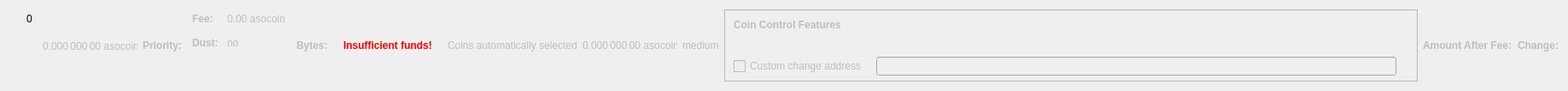
    <widget class="QWidget" name="dummyHideWidget" native="true">
     <property name="maximumSize">
      <size>
       <width>100</width>
       <height>22</height>
      </size>
     </property>
     <layout class="QHBoxLayout" name="dummyHideLayout">
      <item>
       <layout class="QFormLayout" name="formLayoutCoinControl1">
        <property name="horizontalSpacing">
         <number>10</number>
        </property>
        <property name="verticalSpacing">
         <number>14</number>
        </property>
        <property name="leftMargin">
         <number>10</number>
        </property>
        <property name="topMargin">
         <number>4</number>
        </property>
        <property name="rightMargin">
         <number>6</number>
        </property>
        <item row="0" column="1">
         <widget class="QLabel" name="labelCoinControlBytes">
          <property name="cursor">
           <cursorShape>IBeamCursor</cursorShape>
          </property>
          <property name="contextMenuPolicy">
           <enum>Qt::ActionsContextMenu</enum>
          </property>
          <property name="text">
           <string notr="true">0</string>
          </property>
          <property name="textInteractionFlags">
           <set>Qt::LinksAccessibleByMouse|Qt::TextSelectableByKeyboard|Qt::TextSelectableByMouse</set>
          </property>
         </widget>
        </item>
       </layout>
      </item>
      <item>
       <widget class="QLabel" name="labelCoinControlAfterFee">
        <property name="enabled">
         <bool>false</bool>
        </property>
        <property name="sizePolicy">
         <sizepolicy hsizetype="Fixed" vsizetype="Fixed">
          <horstretch>0</horstretch>
          <verstretch>0</verstretch>
         </sizepolicy>
        </property>
        <property name="minimumSize">
         <size>
          <width>111</width>
          <height>12</height>
         </size>
        </property>
        <property name="maximumSize">
         <size>
          <width>111</width>
          <height>12</height>
         </size>
        </property>
        <property name="cursor">
         <cursorShape>IBeamCursor</cursorShape>
        </property>
        <property name="contextMenuPolicy">
         <enum>Qt::ActionsContextMenu</enum>
        </property>
        <property name="text">
         <string notr="true">0.000 000 00 asocoin</string>
        </property>
        <property name="textInteractionFlags">
         <set>Qt::LinksAccessibleByMouse|Qt::TextSelectableByKeyboard|Qt::TextSelectableByMouse</set>
        </property>
       </widget>
      </item>
      <item>
       <widget class="QLabel" name="labelCoinControlPriorityText">
        <property name="enabled">
         <bool>false</bool>
        </property>
        <property name="font">
         <font>
          <weight>75</weight>
          <bold>true</bold>
         </font>
        </property>
        <property name="text">
         <string>Priority:</string>
        </property>
       </widget>
      </item>
      <item>
       <layout class="QHBoxLayout" name="horizontalLayout"/>
      </item>
      <item>
       <layout class="QFormLayout" name="formLayoutCoinControl3">
        <property name="horizontalSpacing">
         <number>10</number>
        </property>
        <property name="verticalSpacing">
         <number>14</number>
        </property>
        <property name="leftMargin">
         <number>6</number>
        </property>
        <property name="topMargin">
         <number>4</number>
        </property>
        <property name="rightMargin">
         <number>6</number>
        </property>
        <item row="0" column="0">
         <widget class="QLabel" name="labelCoinControlFeeText">
          <property name="enabled">
           <bool>false</bool>
          </property>
          <property name="font">
           <font>
            <weight>75</weight>
            <bold>true</bold>
           </font>
          </property>
          <property name="text">
           <string>Fee:</string>
          </property>
          <property name="margin">
           <number>0</number>
          </property>
         </widget>
        </item>
        <item row="0" column="1">
         <widget class="QLabel" name="labelCoinControlFee">
          <property name="enabled">
           <bool>false</bool>
          </property>
          <property name="cursor">
           <cursorShape>IBeamCursor</cursorShape>
          </property>
          <property name="contextMenuPolicy">
           <enum>Qt::ActionsContextMenu</enum>
          </property>
          <property name="text">
           <string notr="true">0.00 asocoin</string>
          </property>
          <property name="textInteractionFlags">
           <set>Qt::LinksAccessibleByMouse|Qt::TextSelectableByKeyboard|Qt::TextSelectableByMouse</set>
          </property>
         </widget>
        </item>
        <item row="1" column="0">
         <widget class="QLabel" name="labelCoinControlLowOutputText">
          <property name="enabled">
           <bool>false</bool>
          </property>
          <property name="font">
           <font>
            <weight>75</weight>
            <bold>true</bold>
           </font>
          </property>
          <property name="text">
           <string>Dust:</string>
          </property>
         </widget>
        </item>
        <item row="1" column="1">
         <widget class="QLabel" name="labelCoinControlLowOutput">
          <property name="enabled">
           <bool>false</bool>
          </property>
          <property name="cursor">
           <cursorShape>IBeamCursor</cursorShape>
          </property>
          <property name="contextMenuPolicy">
           <enum>Qt::ActionsContextMenu</enum>
          </property>
          <property name="text">
           <string>no</string>
          </property>
          <property name="textInteractionFlags">
           <set>Qt::LinksAccessibleByMouse|Qt::TextSelectableByKeyboard|Qt::TextSelectableByMouse</set>
          </property>
         </widget>
        </item>
       </layout>
      </item>
      <item>
       <widget class="QLabel" name="labelCoinControlBytesText">
        <property name="enabled">
         <bool>false</bool>
        </property>
        <property name="font">
         <font>
          <weight>75</weight>
          <bold>true</bold>
         </font>
        </property>
        <property name="text">
         <string>Bytes:</string>
        </property>
       </widget>
      </item>
      <item>
       <layout class="QFormLayout" name="formLayoutCoinControl2">
        <property name="horizontalSpacing">
         <number>10</number>
        </property>
        <property name="verticalSpacing">
         <number>14</number>
        </property>
        <property name="leftMargin">
         <number>6</number>
        </property>
        <property name="topMargin">
         <number>4</number>
        </property>
        <property name="rightMargin">
         <number>6</number>
        </property>
       </layout>
      </item>
      <item>
       <layout class="QHBoxLayout" name="horizontalLayoutCoinControl2">
        <property name="spacing">
         <number>8</number>
        </property>
        <property name="bottomMargin">
         <number>10</number>
        </property>
       </layout>
      </item>
      <item>
       <widget class="QLabel" name="labelCoinControlInsuffFunds">
        <property name="enabled">
         <bool>false</bool>
        </property>
        <property name="minimumSize">
         <size>
          <width>0</width>
          <height>0</height>
         </size>
        </property>
        <property name="font">
         <font>
          <weight>75</weight>
          <bold>true</bold>
         </font>
        </property>
        <property name="styleSheet">
         <string notr="true">color:red;font-weight:bold;</string>
        </property>
        <property name="text">
         <string>Insufficient funds!</string>
        </property>
        <property name="margin">
         <number>5</number>
        </property>
       </widget>
      </item>
      <item>
       <layout class="QFormLayout" name="formLayoutCoinControl4">
        <property name="horizontalSpacing">
         <number>10</number>
        </property>
        <property name="verticalSpacing">
         <number>14</number>
        </property>
        <property name="leftMargin">
         <number>6</number>
        </property>
        <property name="topMargin">
         <number>4</number>
        </property>
        <property name="rightMargin">
         <number>6</number>
        </property>
       </layout>
      </item>
      <item>
       <widget class="QLabel" name="labelCoinControlAutomaticallySelected">
        <property name="enabled">
         <bool>false</bool>
        </property>
        <property name="sizePolicy">
         <sizepolicy hsizetype="Fixed" vsizetype="Fixed">
          <horstretch>0</horstretch>
          <verstretch>0</verstretch>
         </sizepolicy>
        </property>
        <property name="minimumSize">
         <size>
          <width>0</width>
          <height>0</height>
         </size>
        </property>
        <property name="maximumSize">
         <size>
          <width>240</width>
          <height>16777215</height>
         </size>
        </property>
        <property name="text">
         <string>Coins automatically selected</string>
        </property>
        <property name="margin">
         <number>5</number>
        </property>
       </widget>
      </item>
      <item>
       <widget class="QLabel" name="labelCoinControlChange">
        <property name="enabled">
         <bool>false</bool>
        </property>
        <property name="sizePolicy">
         <sizepolicy hsizetype="Fixed" vsizetype="Fixed">
          <horstretch>0</horstretch>
          <verstretch>0</verstretch>
         </sizepolicy>
        </property>
        <property name="minimumSize">
         <size>
          <width>111</width>
          <height>0</height>
         </size>
        </property>
        <property name="maximumSize">
         <size>
          <width>111</width>
          <height>16777215</height>
         </size>
        </property>
        <property name="cursor">
         <cursorShape>IBeamCursor</cursorShape>
        </property>
        <property name="contextMenuPolicy">
         <enum>Qt::ActionsContextMenu</enum>
        </property>
        <property name="text">
         <string notr="true">0.000 000 00 asocoin</string>
        </property>
        <property name="textInteractionFlags">
         <set>Qt::LinksAccessibleByMouse|Qt::TextSelectableByKeyboard|Qt::TextSelectableByMouse</set>
        </property>
       </widget>
      </item>
      <item>
       <widget class="QLabel" name="labelCoinControlPriority">
        <property name="enabled">
         <bool>false</bool>
        </property>
        <property name="cursor">
         <cursorShape>IBeamCursor</cursorShape>
        </property>
        <property name="contextMenuPolicy">
         <enum>Qt::ActionsContextMenu</enum>
        </property>
        <property name="text">
         <string>medium</string>
        </property>
        <property name="textInteractionFlags">
         <set>Qt::LinksAccessibleByMouse|Qt::TextSelectableByKeyboard|Qt::TextSelectableByMouse</set>
        </property>
       </widget>
      </item>
      <item>
       <widget class="QFrame" name="frameCoinControl">
        <property name="sizePolicy">
         <sizepolicy hsizetype="Expanding" vsizetype="Expanding">
          <horstretch>0</horstretch>
          <verstretch>0</verstretch>
         </sizepolicy>
        </property>
        <property name="maximumSize">
         <size>
          <width>16777215</width>
          <height>16777215</height>
         </size>
        </property>
        <property name="frameShape">
         <enum>QFrame::StyledPanel</enum>
        </property>
        <property name="frameShadow">
         <enum>QFrame::Sunken</enum>
        </property>
        <layout class="QVBoxLayout" name="verticalLayoutCoinControl2_2">
         <property name="spacing">
          <number>0</number>
         </property>
         <property name="leftMargin">
          <number>0</number>
         </property>
         <property name="topMargin">
          <number>0</number>
         </property>
         <property name="rightMargin">
          <number>0</number>
         </property>
         <property name="bottomMargin">
          <number>6</number>
         </property>
         <item>
          <layout class="QVBoxLayout" name="verticalLayoutCoinControl" stretch="0,0,0,1">
           <property name="spacing">
            <number>0</number>
           </property>
           <property name="leftMargin">
            <number>10</number>
           </property>
           <property name="topMargin">
            <number>10</number>
           </property>
           <item>
            <layout class="QHBoxLayout" name="horizontalLayoutCoinControl1">
             <property name="bottomMargin">
              <number>15</number>
             </property>
             <item>
              <widget class="QLabel" name="labelCoinControlFeatures">
               <property name="enabled">
                <bool>false</bool>
               </property>
               <property name="sizePolicy">
                <sizepolicy hsizetype="Preferred" vsizetype="Maximum">
                 <horstretch>0</horstretch>
                 <verstretch>0</verstretch>
                </sizepolicy>
               </property>
               <property name="font">
                <font>
                 <weight>75</weight>
                 <bold>true</bold>
                </font>
               </property>
               <property name="styleSheet">
                <string notr="true">font-weight:bold;</string>
               </property>
               <property name="text">
                <string>Coin Control Features</string>
               </property>
              </widget>
             </item>
            </layout>
           </item>
           <item>
            <widget class="QWidget" name="widgetCoinControl" native="true">
             <property name="sizePolicy">
              <sizepolicy hsizetype="Preferred" vsizetype="Preferred">
               <horstretch>0</horstretch>
               <verstretch>0</verstretch>
              </sizepolicy>
             </property>
             <property name="minimumSize">
              <size>
               <width>0</width>
               <height>0</height>
              </size>
             </property>
             <property name="styleSheet">
              <string notr="true"/>
             </property>
             <layout class="QHBoxLayout" name="horizontalLayoutCoinControl5_2">
              <property name="leftMargin">
               <number>0</number>
              </property>
              <property name="topMargin">
               <number>0</number>
              </property>
              <property name="rightMargin">
               <number>0</number>
              </property>
              <property name="bottomMargin">
               <number>0</number>
              </property>
              <item>
               <layout class="QHBoxLayout" name="horizontalLayoutCoinControl3">
                <property name="spacing">
                 <number>20</number>
                </property>
                <property name="topMargin">
                 <number>0</number>
                </property>
                <property name="bottomMargin">
                 <number>10</number>
                </property>
               </layout>
              </item>
             </layout>
            </widget>
           </item>
           <item>
            <layout class="QHBoxLayout" name="horizontalLayoutCoinControl4" stretch="0,0,0">
             <property name="spacing">
              <number>12</number>
             </property>
             <property name="sizeConstraint">
              <enum>QLayout::SetDefaultConstraint</enum>
             </property>
             <property name="topMargin">
              <number>5</number>
             </property>
             <property name="rightMargin">
              <number>5</number>
             </property>
             <item>
              <widget class="QCheckBox" name="checkBoxCoinControlChange">
               <property name="enabled">
                <bool>false</bool>
               </property>
               <property name="toolTip">
                <string>If this is activated, but the change address is empty or invalid, change will be sent to a newly generated address.</string>
               </property>
               <property name="text">
                <string>Custom change address</string>
               </property>
              </widget>
             </item>
             <item>
              <widget class="QValidatedLineEdit" name="lineEditCoinControlChange">
               <property name="enabled">
                <bool>false</bool>
               </property>
               <property name="sizePolicy">
                <sizepolicy hsizetype="Expanding" vsizetype="Fixed">
                 <horstretch>0</horstretch>
                 <verstretch>0</verstretch>
                </sizepolicy>
               </property>
              </widget>
             </item>
             <item>
              <widget class="QLabel" name="labelCoinControlChangeLabel_2">
               <property name="sizePolicy">
                <sizepolicy hsizetype="Preferred" vsizetype="Expanding">
                 <horstretch>0</horstretch>
                 <verstretch>0</verstretch>
                </sizepolicy>
               </property>
               <property name="minimumSize">
                <size>
                 <width>0</width>
                 <height>0</height>
                </size>
               </property>
               <property name="text">
                <string/>
               </property>
               <property name="margin">
                <number>3</number>
               </property>
              </widget>
             </item>
            </layout>
           </item>
           <item>
            <spacer name="verticalSpacerCoinControl">
             <property name="orientation">
              <enum>Qt::Vertical</enum>
             </property>
             <property name="sizeHint" stdset="0">
              <size>
               <width>800</width>
               <height>1</height>
              </size>
             </property>
            </spacer>
           </item>
          </layout>
         </item>
        </layout>
       </widget>
      </item>
      <item>
       <widget class="QLabel" name="labelCoinControlAfterFeeText">
        <property name="enabled">
         <bool>false</bool>
        </property>
        <property name="minimumSize">
         <size>
          <width>0</width>
          <height>0</height>
         </size>
        </property>
        <property name="maximumSize">
         <size>
          <width>16777215</width>
          <height>16777215</height>
         </size>
        </property>
        <property name="font">
         <font>
          <weight>75</weight>
          <bold>true</bold>
         </font>
        </property>
        <property name="text">
         <string>Amount After Fee:</string>
        </property>
        <property name="alignment">
         <set>Qt::AlignLeading|Qt::AlignLeft|Qt::AlignVCenter</set>
        </property>
        <property name="margin">
         <number>0</number>
        </property>
       </widget>
      </item>
      <item>
       <widget class="QLabel" name="labelCoinControlChangeText">
        <property name="enabled">
         <bool>false</bool>
        </property>
        <property name="sizePolicy">
         <sizepolicy hsizetype="Preferred" vsizetype="Preferred">
          <horstretch>0</horstretch>
          <verstretch>0</verstretch>
         </sizepolicy>
        </property>
        <property name="minimumSize">
         <size>
          <width>0</width>
          <height>0</height>
         </size>
        </property>
        <property name="maximumSize">
         <size>
          <width>16777215</width>
          <height>16777215</height>
         </size>
        </property>
        <property name="font">
         <font>
          <weight>75</weight>
          <bold>true</bold>
         </font>
        </property>
        <property name="text">
         <string>Change:</string>
        </property>
        <property name="alignment">
         <set>Qt::AlignLeading|Qt::AlignLeft|Qt::AlignVCenter</set>
        </property>
       </widget>
      </item>
     </layout>
    </widget>
